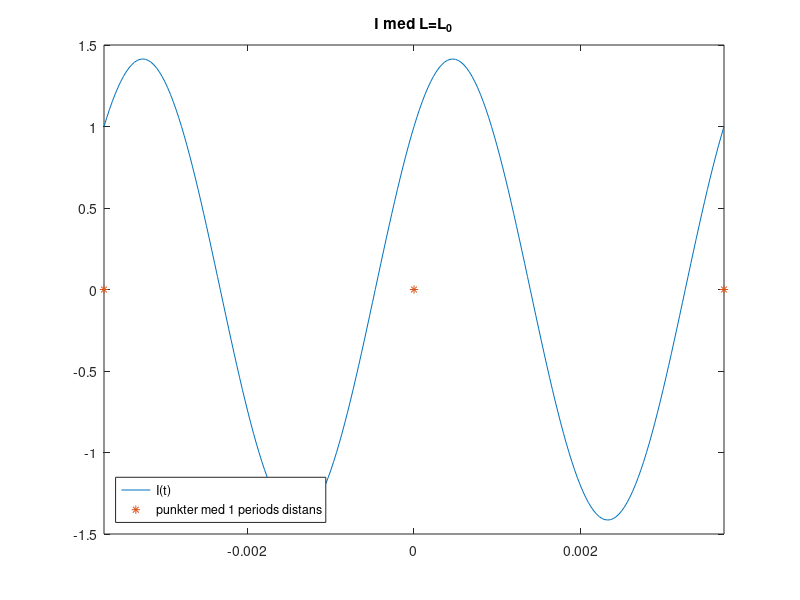

Write MATLAB code to recreate this figure.
function [period,freq] = calc_freq()
%Analytiskt funnen period för L = L_0, samt plot för denna
C = 5e-7;
L = 0.7;
const = 1/sqrt(C*L);
period = 2*pi*sqrt(C*L);
freq = 1/period;
I = @(t) cos(t*const) + sin(t*const);
fplot(I, [-period,period]);
title('I med L=L_0');
hold on 
plot([-period,0,period], [0,0,0], '*'); 
legend({'I(t)','punkter med 1 periods distans'},'Location','southwest')
hold off
end